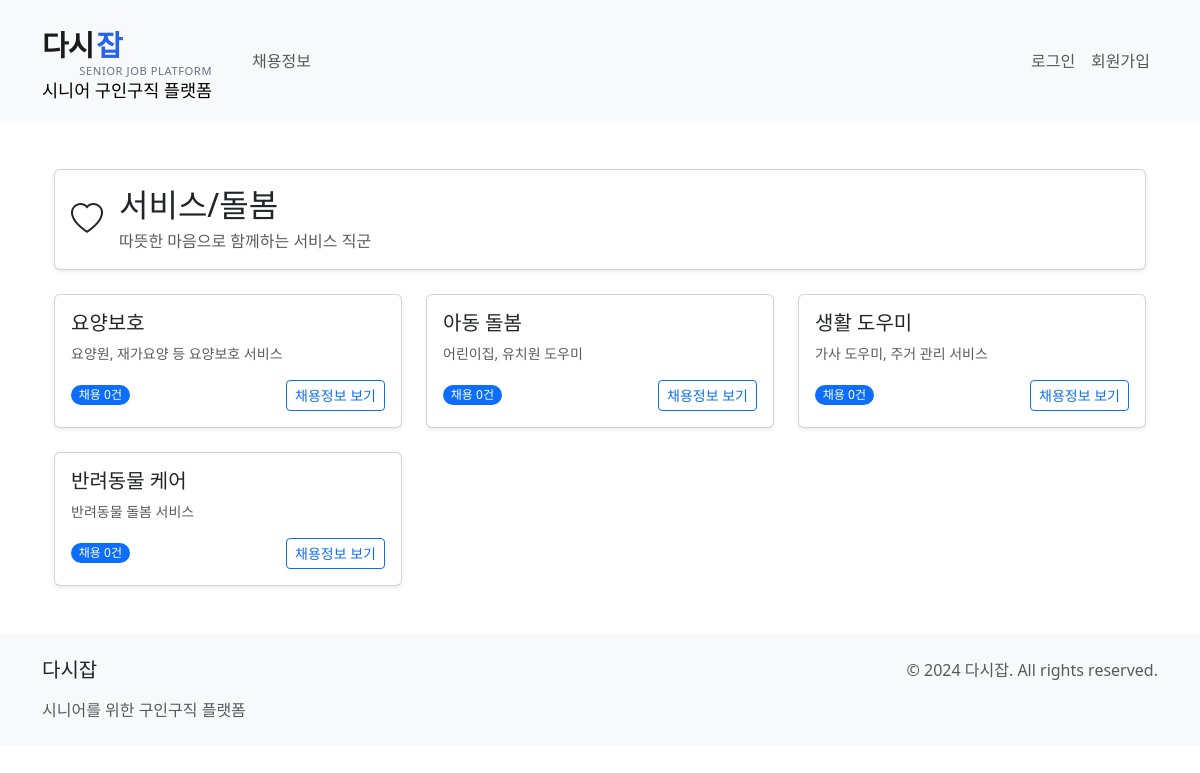
The app's page /category/2/ with its own data.
### jobs/models.py (models this page shows, shortened)
class JobCategory(models.Model):
    name = models.CharField(max_length=100)
    description = models.TextField(blank=True)
    icon = models.CharField(max_length=50, blank=True)
    class Meta:
        verbose_name_plural = "Job Categories"

class SubCategory(models.Model):
    category = models.ForeignKey(JobCategory, on_delete=models.CASCADE, related_name='subcategories')
    name = models.CharField(max_length=100)
    description = models.TextField(blank=True)
    class Meta:
        verbose_name_plural = "Sub Categories"

### jobs/views.py (the view)
# urls.py: path('category/<int:pk>/', views.CategoryDetailView.as_view(), name='category_detail'),
class CategoryDetailView(DetailView):
    model = JobCategory
    template_name = 'jobs/category_detail.html'
    context_object_name = 'category'
    def get_context_data(self, **kwargs):
        context = super().get_context_data(**kwargs)
        context['subcategories'] = self.object.subcategories.all()
        return context

### jobs/templates/jobs/category_detail.html (shortened to what this page needs)
{% extends 'jobs/base.html' %}
{% block content %}
<div class="container mt-5">
    <div class="card mb-4 shadow-sm">
        <div class="card-body">
            <div class="d-flex align-items-center">
                <i class="bi bi-{{ category.icon }} fs-2 me-3"></i>
                <div>
                    <h2 class="card-title mb-1">{{ category.name }}</h2>
                    <p class="text-muted mb-0">{{ category.description }}</p>
                </div>
            </div>
        </div>
    </div>
    <div class="row row-cols-1 row-cols-md-2 row-cols-lg-3 g-4">
        {% for subcategory in subcategories %}
        <div class="col">
            <div class="card h-100 shadow-sm hover-card">
                <div class="card-body">
                    <h5 class="card-title">
                        <a href="{% url 'jobs:job_list_by_category' subcategory.id %}"
                           class="text-decoration-none text-dark">
                            {{ subcategory.name }}
                        </a>
                    </h5>
                    <p class="card-text text-muted small">{{ subcategory.description }}</p>
                    <div class="d-flex justify-content-between align-items-center">
                        <span class="badge bg-primary rounded-pill">
                            채용 {{ subcategory.jobs.count }}건
                        </span>
                        <a href="{% url 'jobs:job_list_by_category' subcategory.id %}"
                           class="btn btn-outline-primary btn-sm">
                            채용정보 보기
                        </a>
                    </div>
                </div>
            </div>
        </div>
        {% endfor %}
    </div>
</div>
{% endblock %}

### jobs/templates/jobs/category_detail.html (style rules this page uses)
.hover-card { transition: transform 0.2s ease-in-out, box-shadow 0.2s ease-in-out; }
.badge { font-weight: 500; }

### records on screen
JobCategory: name "서비스/돌봄", description "따뜻한 마음으로 함께하는 서비스 직군"
SubCategory: name "요양보호", description "요양원, 재가요양 등 요양보호 서비스", jobs.count "0"
SubCategory: name "아동 돌봄", description "어린이집, 유치원 도우미", jobs.count "0"
SubCategory: name "생활 도우미", description "가사 도우미, 주거 관리 서비스", jobs.count "0"
SubCategory: name "반려동물 케어", description "반려동물 돌봄 서비스", jobs.count "0"
